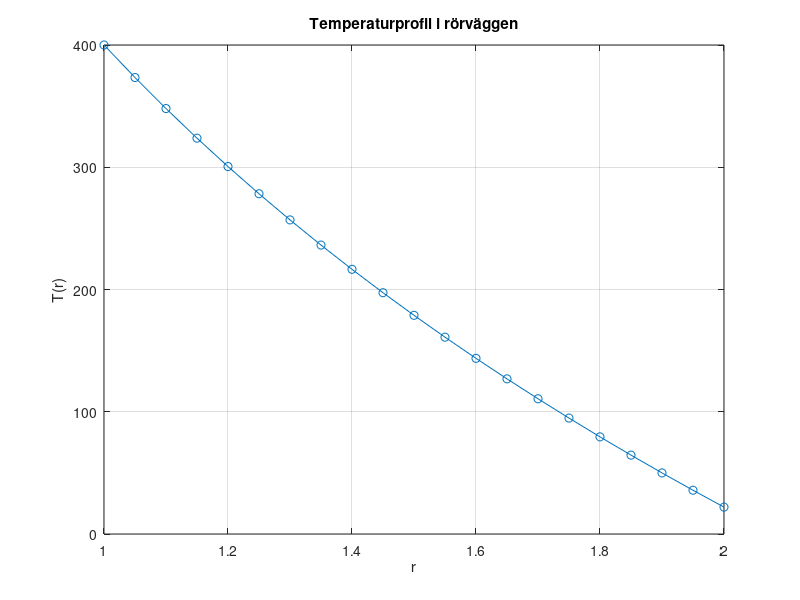

Write the MATLAB code that produced this figure.
function u4_b_solve_T
a = 1; b = 2;
Tv = 400; Tl = 22;
n = 19;

[A,f,r,h] = build_A_f(n,a,b,Tv,Tl);

T_interior = A\f;
T = [Tv; T_interior; Tl];
rFull = [a; r; b];

fprintf('h = %.5f\n',h);
fprintf('T(a)≈%.2f, T(b)≈%.2f\n',T(1),T(end));

figure;
plot(rFull,T,'-o'); grid on;
xlabel('r'); ylabel('T(r)');
title('Temperaturprofil i rörväggen');
end

%% hjälpfunktion (samma som i 4A)
function [A,f,rInterior,h] = build_A_f(n,a,b,Tvatska,Tluft)
h = (b-a)/(n+1);
rInterior = a + (1:n)'*h;
A = zeros(n); f = zeros(n,1);
for k=1:n
    rk = rInterior(k);
    alpha =  rk/h^2 - 1/(2*h);
    beta  = -2*rk/h^2;
    gamma =  rk/h^2 + 1/(2*h);
    if k>1
        A(k,k-1) = alpha;
    else
        f(k) = f(k) - alpha*Tvatska;
    end
    A(k,k) = beta;
    if k<n
        A(k,k+1) = gamma;
    else
        f(k) = f(k) - gamma*Tluft;
    end
end
end
